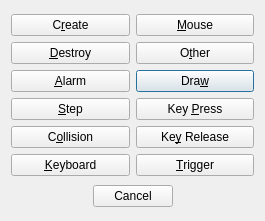
<?xml version="1.0" encoding="UTF-8"?>
<ui version="4.0">
 <class>AddEventDialog</class>
 <widget class="QDialog" name="AddEventDialog">
  <property name="geometry">
   <rect>
    <x>0</x>
    <y>0</y>
    <width>265</width>
    <height>221</height>
   </rect>
  </property>
  <property name="windowTitle">
   <string>Choose the Event to Add</string>
  </property>
  <layout class="QVBoxLayout" name="verticalLayout" stretch="1,0">
   <item>
    <layout class="QGridLayout" name="gridLayout">
     <item row="2" column="1">
      <widget class="QPushButton" name="pushButtonDraw">
       <property name="text">
        <string>Dra&amp;w</string>
       </property>
       <property name="icon">
        <iconset resource="../../../resources.qrc">
         <normaloff>:/qtgameengine/icons/event-draw.png</normaloff>:/qtgameengine/icons/event-draw.png</iconset>
       </property>
      </widget>
     </item>
     <item row="0" column="1">
      <widget class="QPushButton" name="pushButtonMouse">
       <property name="text">
        <string>&amp;Mouse</string>
       </property>
      </widget>
     </item>
     <item row="4" column="1">
      <widget class="QPushButton" name="pushButtonKeyRelease">
       <property name="text">
        <string>Ke&amp;y Release</string>
       </property>
      </widget>
     </item>
     <item row="2" column="0">
      <widget class="QPushButton" name="pushButtonAlarm">
       <property name="text">
        <string>&amp;Alarm</string>
       </property>
      </widget>
     </item>
     <item row="3" column="0">
      <widget class="QPushButton" name="pushButtonStep">
       <property name="text">
        <string>&amp;Step</string>
       </property>
       <property name="icon">
        <iconset resource="../../../resources.qrc">
         <normaloff>:/qtgameengine/icons/event-step.png</normaloff>:/qtgameengine/icons/event-step.png</iconset>
       </property>
      </widget>
     </item>
     <item row="0" column="0">
      <widget class="QPushButton" name="pushButtonCreate">
       <property name="text">
        <string>C&amp;reate</string>
       </property>
       <property name="icon">
        <iconset resource="../../../resources.qrc">
         <normaloff>:/qtgameengine/icons/event-create.png</normaloff>:/qtgameengine/icons/event-create.png</iconset>
       </property>
      </widget>
     </item>
     <item row="1" column="1">
      <widget class="QPushButton" name="pushButtonOther">
       <property name="text">
        <string>O&amp;ther</string>
       </property>
      </widget>
     </item>
     <item row="4" column="0">
      <widget class="QPushButton" name="pushButtonCollision">
       <property name="text">
        <string>C&amp;ollision</string>
       </property>
      </widget>
     </item>
     <item row="1" column="0">
      <widget class="QPushButton" name="pushButtonDestroy">
       <property name="text">
        <string>&amp;Destroy</string>
       </property>
       <property name="icon">
        <iconset resource="../../../resources.qrc">
         <normaloff>:/qtgameengine/icons/event-destroy.png</normaloff>:/qtgameengine/icons/event-destroy.png</iconset>
       </property>
      </widget>
     </item>
     <item row="3" column="1">
      <widget class="QPushButton" name="pushButtonKeyPress">
       <property name="text">
        <string>Key &amp;Press</string>
       </property>
      </widget>
     </item>
     <item row="5" column="0">
      <widget class="QPushButton" name="pushButtonKeyboard">
       <property name="text">
        <string>&amp;Keyboard</string>
       </property>
      </widget>
     </item>
     <item row="5" column="1">
      <widget class="QPushButton" name="pushButtonTrigger">
       <property name="text">
        <string>&amp;Trigger</string>
       </property>
      </widget>
     </item>
    </layout>
   </item>
   <item>
    <widget class="QDialogButtonBox" name="buttonBox">
     <property name="standardButtons">
      <set>QDialogButtonBox::Cancel</set>
     </property>
     <property name="centerButtons">
      <bool>true</bool>
     </property>
    </widget>
   </item>
  </layout>
 </widget>
 <resources>
  <include location="../../../resources.qrc"/>
 </resources>
 <connections>
  <connection>
   <sender>buttonBox</sender>
   <signal>accepted()</signal>
   <receiver>AddEventDialog</receiver>
   <slot>accept()</slot>
   <hints>
    <hint type="sourcelabel">
     <x>132</x>
     <y>196</y>
    </hint>
    <hint type="destinationlabel">
     <x>132</x>
     <y>108</y>
    </hint>
   </hints>
  </connection>
  <connection>
   <sender>buttonBox</sender>
   <signal>rejected()</signal>
   <receiver>AddEventDialog</receiver>
   <slot>reject()</slot>
   <hints>
    <hint type="sourcelabel">
     <x>132</x>
     <y>196</y>
    </hint>
    <hint type="destinationlabel">
     <x>132</x>
     <y>108</y>
    </hint>
   </hints>
  </connection>
 </connections>
</ui>
